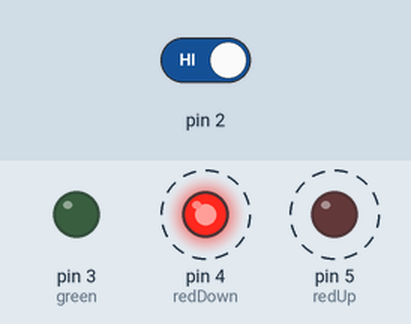
Recording of a sketch running on a simulated Arduino Uno, built with avr-gcc and run on an emulated ATmega328P. Parts: output pins drawn as LEDs (lit = HIGH). Dashed ring = blinking. The inputs (shaded band) are chosen by the test bench; at power-on: pin 2 HIGH.

Above: at 4.8 s.
4.9 s: pin 2 driven LOW
At 5.3 s:
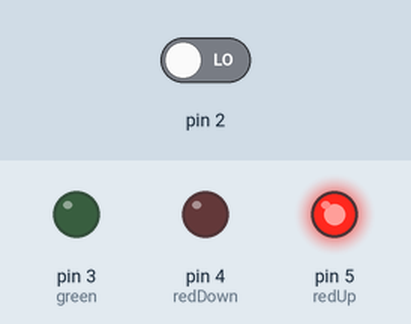
At 7.2 s:
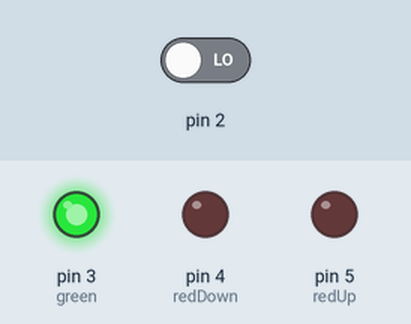
7.6 s: pin 2 driven HIGH
At 8.4 s:
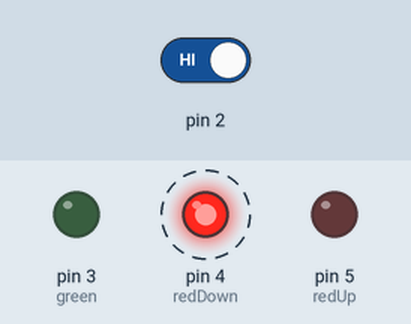
Timing chart, 0 to 19.6 s (numbered marks = the images above; inputs shaded):
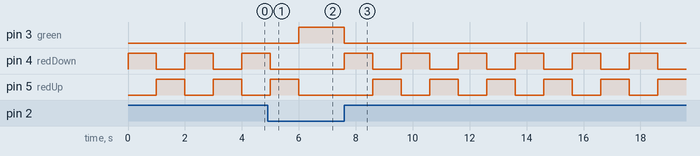

The sketch:

_02.ino
```cpp
int switchState = 0;

// LEDs
int green = 3;
int redUp = 5;
int redDown = 4;

void setup() {
  pinMode(3, OUTPUT);
  pinMode(4, OUTPUT);
  pinMode(5, OUTPUT);
  pinMode(2, INPUT);
}

void loop() {
  switchState = digitalRead(2);

  if (switchState == LOW) {
    digitalWrite(green, HIGH);
    digitalWrite(redUp, LOW);
    digitalWrite(redDown, LOW);
  } else {
    digitalWrite(green, LOW);
    digitalWrite(redUp, LOW);
    digitalWrite(redDown, HIGH);

    delay(1000);

    digitalWrite(redUp, HIGH);
    digitalWrite(redDown, LOW);

    delay(1000);
  }
}
```

Measured:
- after the input at 4.9 s, pin 3 (green): LOW → HIGH after 1.1 s; pin 4 (redDown): goes on until 5.0 s, then stays LOW; pin 5 (redUp): goes on until 6.0 s, then stays LOW
- after the input at 7.6 s, pin 3 (green): HIGH → LOW at once; pin 4 (redDown): alternates HIGH for 1.0 s and LOW for 1.0 s, starting at once; pin 5 (redUp): alternates HIGH for 1.0 s and LOW for 1.0 s, starting after 1.0 s
- by itself, pin 4 (redDown), pin 5 (redUp): alternates HIGH for 1.0 s and LOW for 1.0 s
